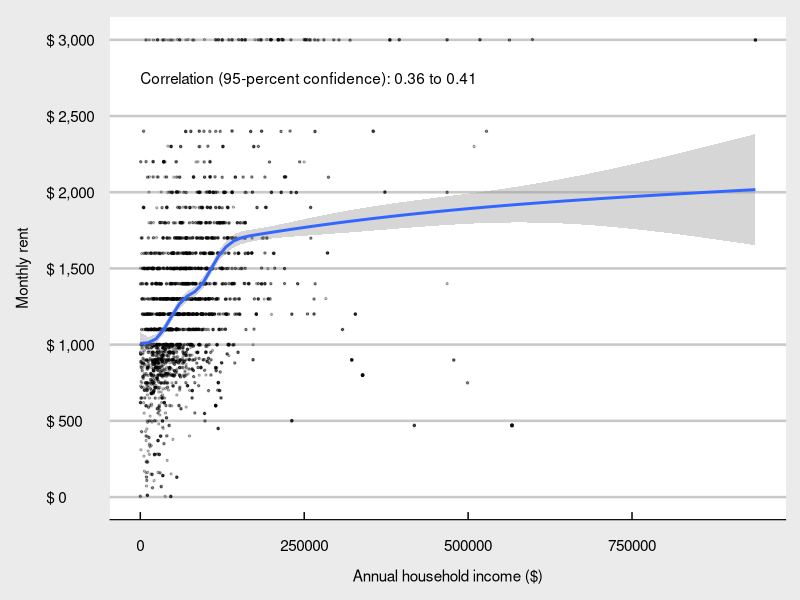
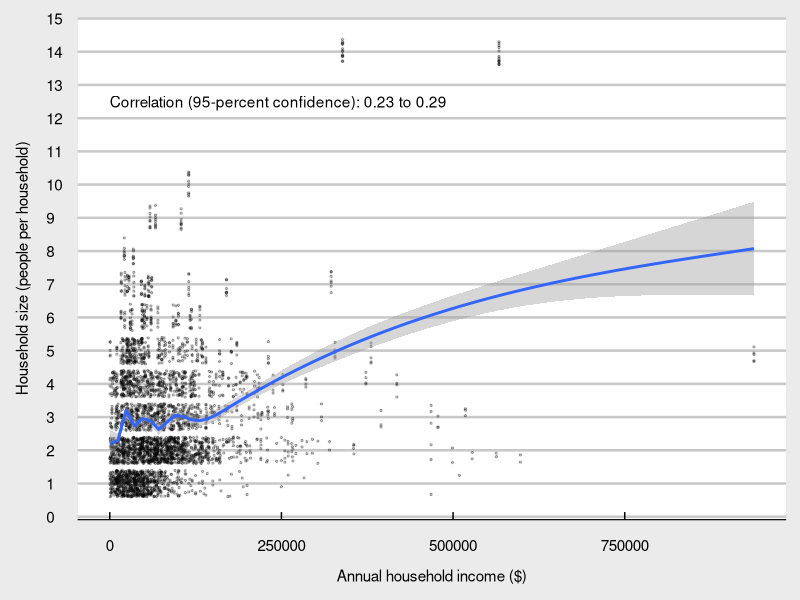
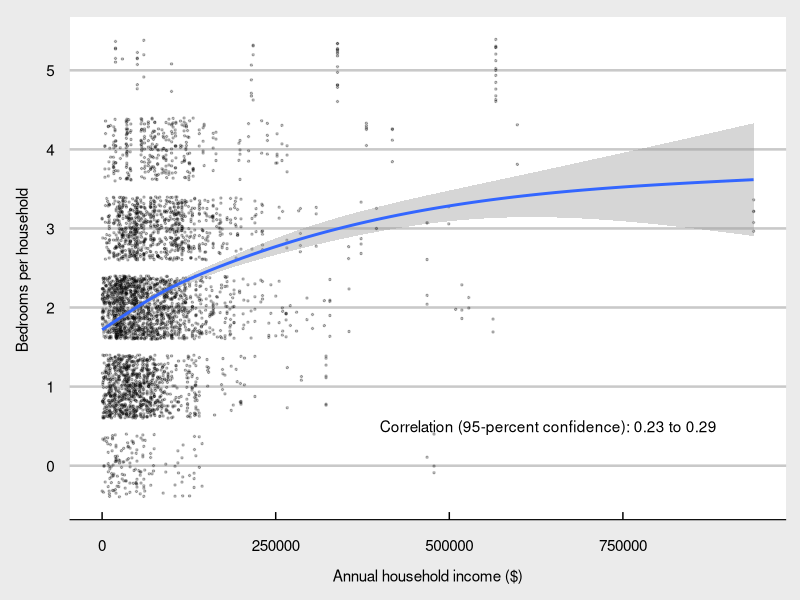
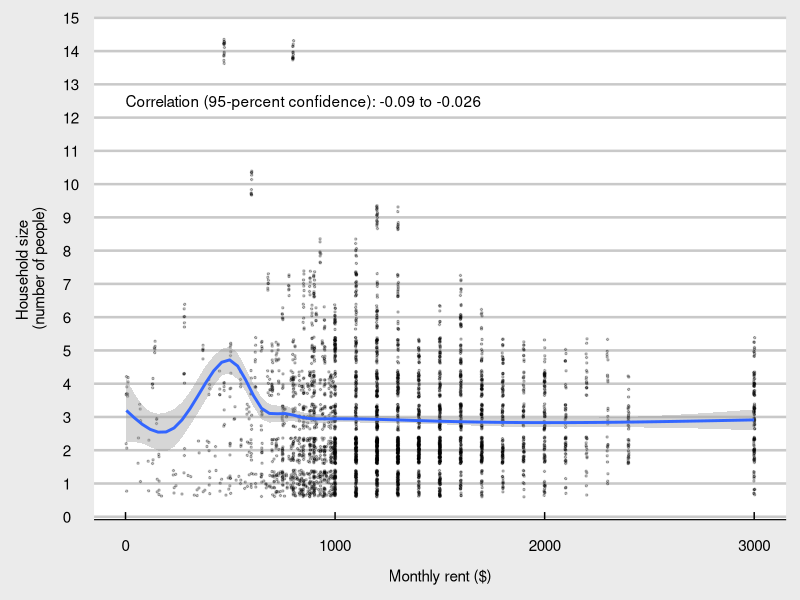
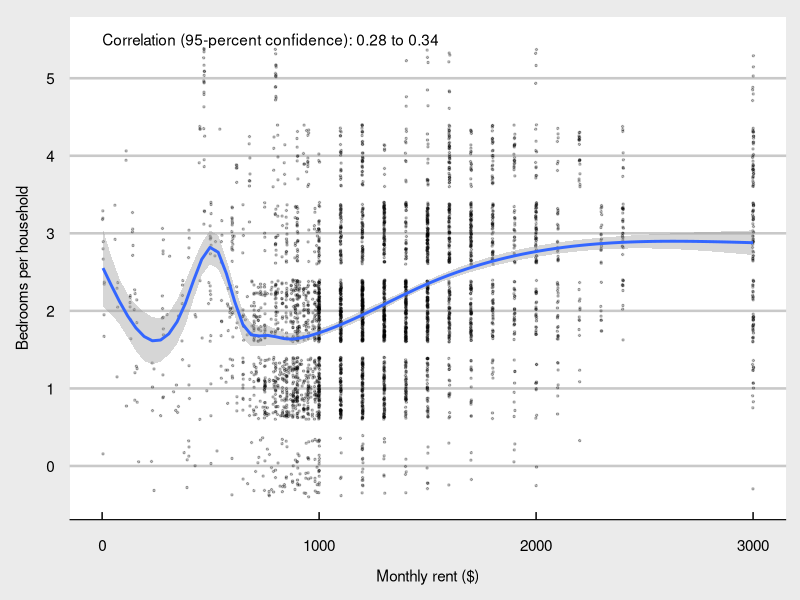
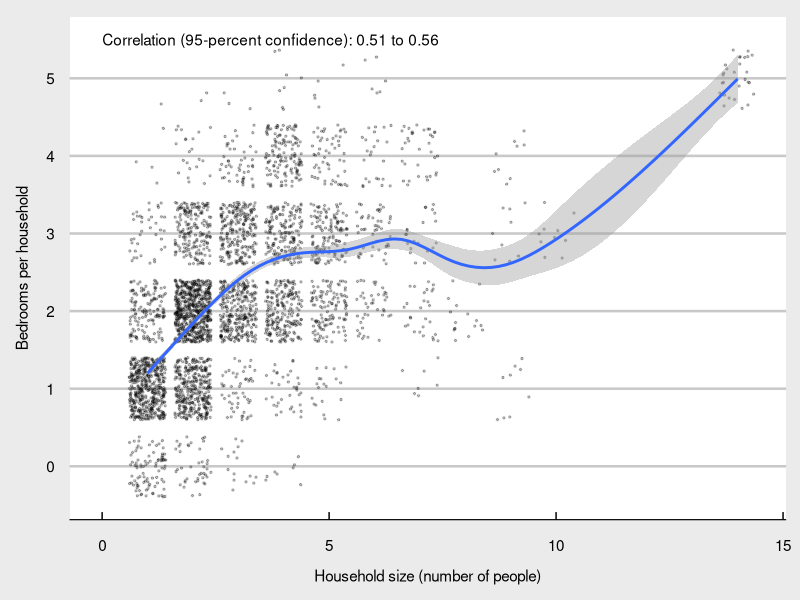
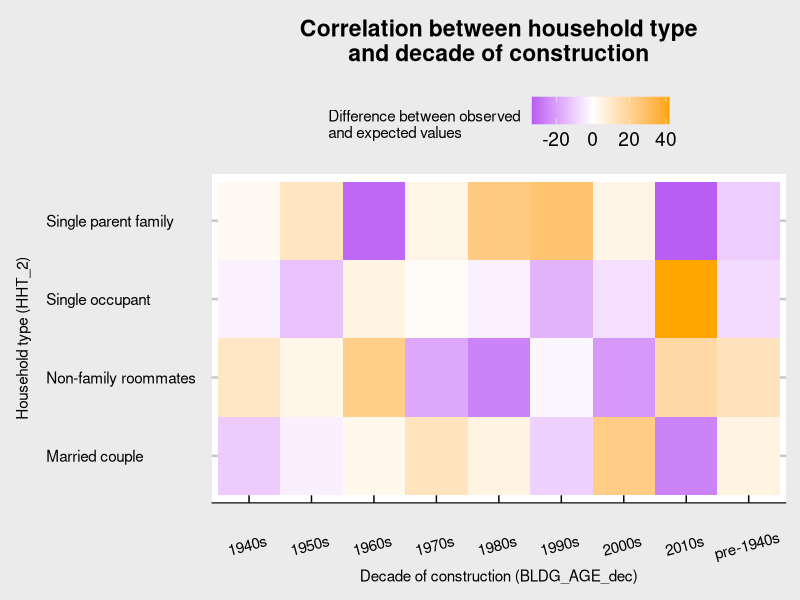
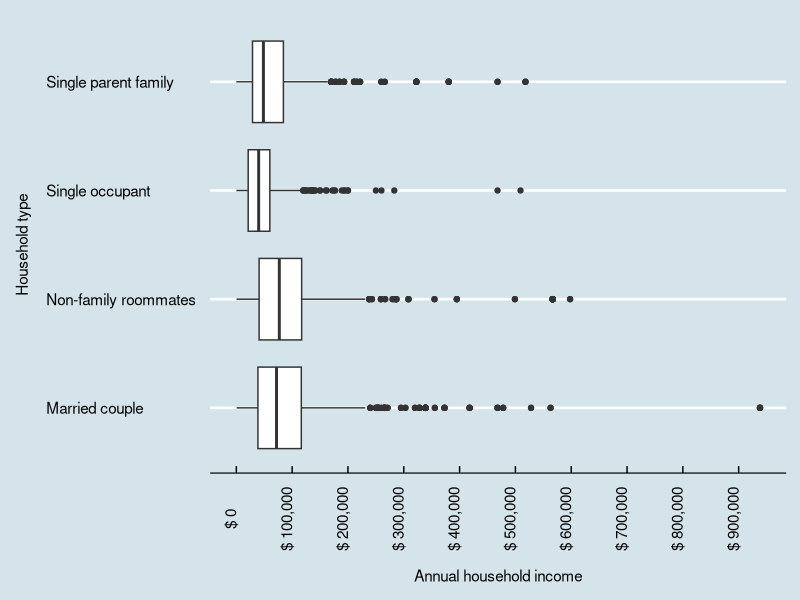

These figures' R source, in order:
## ---- chunk 1
library(tidyverse)
library(ggplot2)
library(ggthemes)
library(viridis)
library(corrplot)
## ---- chunk 2
hh_data_a3 <- read.csv("TravisHH.csv") %>% 
  mutate(HHT_2 = case_when(
    HHT_label=="Married couple household"~"Married couple",
    HHT_label=="Other family household: Female householder, no spouse present"~"Single parent family",
    HHT_label=="Other family household: Male householder, no spouse present"~"Single parent family",
    HHT_label=="Nonfamily household: Male householder: Not living alone"~"Non-family roommates",
    HHT_label=="Nonfamily household: Female householder: Not living alone"~"Non-family roommates",
    HHT_label=="Nonfamily household: Female householder: Living alone"~"Single occupant",
    HHT_label=="Nonfamily household: Male householder: Living alone"~"Single occupant"))
## ---- chunk 3
correlation1 <- cor.test(hh_data_a3$HINCP, hh_data_a3$RNTP)

correlation1
## ---- chunk 4
ggplot(hh_data_a3, aes(x = HINCP, y = RNTP)) +
  geom_point(size = 0.5, alpha = 0.25, position = "jitter") +
  geom_smooth() +
  theme_economist_white() +
  scale_x_continuous(name = "\nAnnual household income ($)") +
  scale_y_continuous(name = "Monthly rent\n",
                     breaks = seq(0, 3000, by = 500),
                     labels = paste("$",
                                    prettyNum(seq(0, 3000, by = 500),
                                              big.mark = ","))) +
  annotate(geom = "text", x = 0, y = 2750,
           label = paste("Correlation (95-percent confidence):",
                         prettyNum(correlation1$conf.int[1], digits = 2),
                                    "to",
                                    prettyNum(correlation1$conf.int[2], digits = 2)),
                     hjust = 0)
## ---- chunk 5
correlation2 <- cor.test(hh_data_a3$HINCP, hh_data_a3$NP)

correlation2
## ---- chunk 6
ggplot(hh_data_a3, aes(x = HINCP, y = NP)) +
  geom_point(size = 0.5, alpha = 0.25, position = "jitter") +
  geom_smooth() +
  theme_economist_white() +
  scale_x_continuous(name = "\nAnnual household income ($)") +
  scale_y_continuous(name = "Household size (people per household)\n",
                     breaks = seq(0, 15, by = 1)) +
  annotate(geom = "text", x = 0, y = 12.5,
           label = paste("Correlation (95-percent confidence):",
                         prettyNum(correlation2$conf.int[1], digits = 2),
                                    "to",
                                    prettyNum(correlation2$conf.int[2], digits = 2)),
                     hjust = 0)
## ---- chunk 7
correlation3 <- cor.test(hh_data_a3$HINCP, hh_data_a3$BDSP)

correlation3
## ---- chunk 8
ggplot(hh_data_a3, aes(x = HINCP, y = BDSP)) +
  geom_point(size = 0.5, alpha = 0.25, position = "jitter") +
  geom_smooth() +
  theme_economist_white() +
  scale_x_continuous(name = "\nAnnual household income ($)") +
  scale_y_continuous(name = "Bedrooms per household \n",
                     breaks = seq(0, 6, by = 1)) +
  annotate(geom = "text", x = 400000, y = 0.5,
           label = paste("Correlation (95-percent confidence):",
                         prettyNum(correlation3$conf.int[1], digits = 2),
                                    "to",
                                    prettyNum(correlation3$conf.int[2], digits = 2)),
                     hjust = 0)
## ---- chunk 9
correlation4 <- cor.test(hh_data_a3$RNTP, hh_data_a3$NP)

correlation4
## ---- chunk 10
ggplot(hh_data_a3, aes(x = RNTP, y = NP)) +
  geom_point(size = 0.5, alpha = 0.25, position = "jitter") +
  geom_smooth() +
  theme_economist_white() +
  scale_x_continuous(name = "\nMonthly rent ($)") +
  scale_y_continuous(name = "Household size \n(number of people)\n",
                     breaks = seq(0, 15, by = 1)) +
  annotate(geom = "text", x = 0, y = 12.5,
           label = paste("Correlation (95-percent confidence):",
                         prettyNum(correlation4$conf.int[1], digits = 2),
                                    "to",
                                    prettyNum(correlation4$conf.int[2], digits = 2)),
                     hjust = 0)
## ---- chunk 11
correlation5 <- cor.test(hh_data_a3$RNTP, hh_data_a3$BDSP)

correlation5
## ---- chunk 12
ggplot(hh_data_a3, aes(x = RNTP, y = BDSP)) +
  geom_point(size = 0.5, alpha = 0.25, position = "jitter") +
  geom_smooth() +
  theme_economist_white() +
  scale_x_continuous(name = "\nMonthly rent ($)") +
  scale_y_continuous(name = "Bedrooms per household\n",
                     breaks = seq(0, 5, by = 1)) +
  annotate(geom = "text", x = 0, y = 5.5,
           label = paste("Correlation (95-percent confidence):",
                         prettyNum(correlation5$conf.int[1], digits = 2),
                                    "to",
                                    prettyNum(correlation5$conf.int[2], digits = 2)),
                     hjust = 0)

## ---- chunk 13
correlation6 <- cor.test(hh_data_a3$NP, hh_data_a3$BDSP)

correlation6
## ---- chunk 14
ggplot(hh_data_a3, aes(x = NP, y = BDSP)) +
  geom_point(size = 0.5, alpha = 0.25, position = "jitter") +
  geom_smooth() +
  theme_economist_white() +
  scale_x_continuous(name = "\nHousehold size (number of people)") +
  scale_y_continuous(name = "Bedrooms per household\n",
                     breaks = seq(0, 6, by = 1)) +
  annotate(geom = "text", x = 0, y = 5.5,
           label = paste("Correlation (95-percent confidence):",
                         prettyNum(correlation6$conf.int[1], digits = 2),
                                    "to",
                                    prettyNum(correlation6$conf.int[2], digits = 2)),
                     hjust = 0)
## ---- chunk 15
chi_sq <- chisq.test(hh_data_a3$BLDG_AGE_dec, hh_data_a3$HHT_2) 

chi_sq
## ---- chunk 16
chi_sq$observed
## ---- chunk 17
chi_sq$expected
## ---- chunk 18
C_diff <- chi_sq$observed - chi_sq$expected

C_diff_data <- as.data.frame(C_diff)

## ---- chunk 19
C_diff_heatmap <- ggplot(C_diff_data, 
       aes(x = hh_data_a3.BLDG_AGE_dec,
           y = hh_data_a3.HHT_2,
           fill = Freq)) +
  geom_tile() +
  scale_x_discrete(name = "\nDecade of construction (BLDG_AGE_dec)") +
  scale_y_discrete(name = "Household type (HHT_2)\n") +
  theme_economist_white() +
  theme(legend.key.size =  unit(0.7, "cm"),
        plot.title = element_text(hjust = 0.5),
        axis.text.x = element_text(angle = 15)) +
  scale_fill_gradient2(name = "Difference between observed \nand expected values",
                       midpoint=0, 
                       low="purple", 
                       mid="white",
                       high="orange", 
                       space ="Lab") +
  ggtitle(label = "Correlation between household type\nand decade of construction\n")

C_diff_heatmap
## ---- chunk 20
anova1 <- aov(HINCP ~ HHT_2, data = hh_data_a3)

summary(anova1)

## ---- chunk 21
differences1 <- TukeyHSD(anova1)

as_tibble(cbind(pair = row.names(differences1$HHT_2),
                differences1$HHT_2))

## ---- chunk 22
options(scipen = 999)
ggplot(hh_data_a3, aes(x = HHT_2, y = HINCP)) +
  geom_boxplot() +
  theme_economist() +
  theme(axis.text.x = element_text(angle = 90)) +
  scale_x_discrete(name = "Household type\n") +
  scale_y_continuous(name = "\nAnnual household income", 
                     breaks = seq(0, 1000000, by = 100000),
                     labels = paste("$", 
                                    prettyNum(seq(0, 1000000, by = 100000),
                                              big.mark = ","))) +
  coord_flip()

## ---- chunk 23
anova2 <- aov(RNTP ~ HHT_2, data = hh_data_a3)

summary(anova2)

## ---- chunk 24
differences2 <- TukeyHSD(anova2)

as_tibble(cbind(pair = row.names(differences2$HHT_2),
                differences2$HHT_2))

## ---- chunk 25
options(scipen = 999)
ggplot(hh_data_a3, aes(x = HHT_2, y = RNTP)) +
  geom_boxplot() +
  theme_economist() +
  theme(axis.text.x = element_text(angle = 0)) +
  scale_x_discrete(name = "\nHousehold type\n") +
  scale_y_continuous(name = "\nMonthly rent\n", 
                     breaks = seq(0, 3000, by = 500),
                     labels = paste("$", 
                                    prettyNum(seq(0, 3000, by = 500),
                                              big.mark = ","))) +
  coord_flip()

## ---- chunk 26
anova3 <- aov(NP ~ HHT_2, data = hh_data_a3)

summary(anova3)

## ---- chunk 27
differences3 <- TukeyHSD(anova3)

as_tibble(cbind(pair = row.names(differences3$HHT_2),
                differences3$HHT_2))

## ---- chunk 28
ggplot(hh_data_a3, aes(x = HHT_2, y = NP)) +
  geom_boxplot() +
  theme_economist() +
  theme(axis.text.x = element_text(angle = 0)) +
  scale_x_discrete(name = "Household type\n") +
  scale_y_continuous(name = "\nHousehold size (people)", 
                     breaks = seq(0, 15, by = 1),
                     labels = paste(prettyNum(seq(0, 15, by = 1)))) +
  coord_flip()

## ---- chunk 29
anova4 <- aov(BDSP ~ HHT_2, data = hh_data_a3)

summary(anova4)

## ---- chunk 30
differences4 <- TukeyHSD(anova4)

as_tibble(cbind(pair = row.names(differences4$HHT_2),
                differences4$HHT_2))

## ---- chunk 31
ggplot(hh_data_a3, aes(x = HHT_2, y = BDSP)) +
  geom_boxplot() +
  theme_economist() +
  theme(axis.text.x = element_text(angle = 0)) +
  scale_x_discrete(name = "Household type\n") +
  scale_y_continuous(name = "\nBedrooms per household", 
                     breaks = seq(0, 6, by = 1),
                     labels = paste(prettyNum(seq(0, 6, by = 1)))) +
  coord_flip()

## ---- chunk 32
anova5 <- aov(HINCP ~ BLDG_AGE_dec, data = hh_data_a3)

summary(anova5)

## ---- chunk 33
differences5 <- TukeyHSD(anova5)

as_tibble(cbind(pair = row.names(differences5$BLDG_AGE_dec),
                differences5$BLDG_AGE_dec))

## ---- chunk 34
options(scipen = 999)
ggplot(hh_data_a3, aes(x = BLDG_AGE_dec, y = HINCP)) +
  geom_boxplot() +
  theme_economist() +
  theme(axis.text.x = element_text(angle = 0)) +
  scale_x_discrete(name = "\nDecade of construction") +
  scale_y_continuous(name = "Annual household income\n", 
                     breaks = seq(0, 1000000, by = 100000),
                     labels = paste("$",
                                    prettyNum(seq(0, 1000000, by = 100000))))

## ---- chunk 35
options(scipen = 999)
ggplot(hh_data_a3, aes(x = BLDG_AGE_dec, y = HINCP)) +
  geom_boxplot() +
  theme_economist() +
  theme(axis.text.x = element_text(angle = 0)) +
  scale_x_discrete(name = "\nDecade of construction") +
  scale_y_log10(name = "Annual household income\n", 
                     breaks = c(0, 100, 1000, 10000, 100000, 1000000),
                     labels = paste("$",
                                    prettyNum(c(0, 100, 1000, 10000, 100000, 1000000))))

## ---- chunk 36
anova6 <- aov(RNTP ~ BLDG_AGE_dec, data = hh_data_a3)

summary(anova6)

## ---- chunk 37
differences6 <- TukeyHSD(anova6)

as_tibble(cbind(pair = row.names(differences6$BLDG_AGE_dec),
                differences6$BLDG_AGE_dec))

## ---- chunk 38
options(scipen = 999)
ggplot(hh_data_a3, aes(x = BLDG_AGE_dec, y = RNTP)) +
  geom_boxplot() +
  theme_economist() +
  theme(axis.text.x = element_text(angle = 0)) +
  scale_x_discrete(name = "\nDecade of construction") +
  scale_y_continuous(name = "Monthly rent\n", 
                     breaks = seq(0, 3000, by = 500),
                     labels = paste("$",
                                    prettyNum(seq(0, 3000, by = 500))))

## ---- chunk 39
anova7 <- aov(NP ~ BLDG_AGE_dec, data = hh_data_a3)

summary(anova7)

## ---- chunk 40
differences7 <- TukeyHSD(anova7)

as_tibble(cbind(pair = row.names(differences7$BLDG_AGE_dec),
                differences7$BLDG_AGE_dec))

## ---- chunk 41
ggplot(hh_data_a3, aes(x = BLDG_AGE_dec, y = NP)) +
  geom_boxplot() +
  theme_economist() +
  theme(axis.text.x = element_text(angle = 0)) +
  scale_x_discrete(name = "\nDecade of construction") +
  scale_y_continuous(name = "Household size (people)\n", 
                     breaks = seq(0, 15, by = 1),
                     labels = paste(prettyNum(seq(0, 15, by = 1))))

## ---- chunk 42
anova8 <- aov(BDSP ~ BLDG_AGE_dec, data = hh_data_a3)

summary(anova8)

## ---- chunk 43
differences8 <- TukeyHSD(anova8)

as_tibble(cbind(pair = row.names(differences8$BLDG_AGE_dec),
                differences8$BLDG_AGE_dec))

## ---- chunk 44
ggplot(hh_data_a3, aes(x = BLDG_AGE_dec, y = BDSP)) +
  geom_boxplot() +
  theme_economist() +
  theme(axis.text.x = element_text(angle = 0)) +
  scale_x_discrete(name = "\nDecade of construction") +
  scale_y_continuous(name = "Bedrooms per household\n", 
                     breaks = seq(0, 6, by = 1),
                     labels = paste(prettyNum(seq(0, 6, by = 1))))

